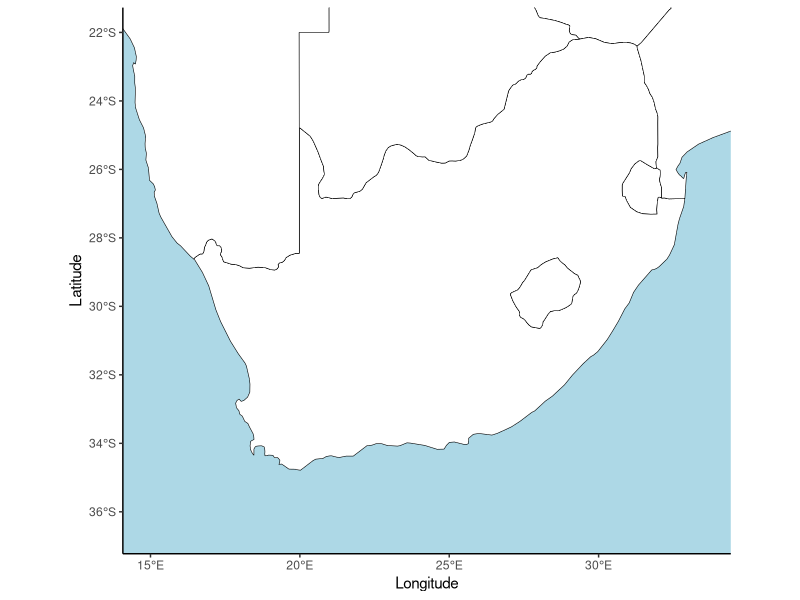
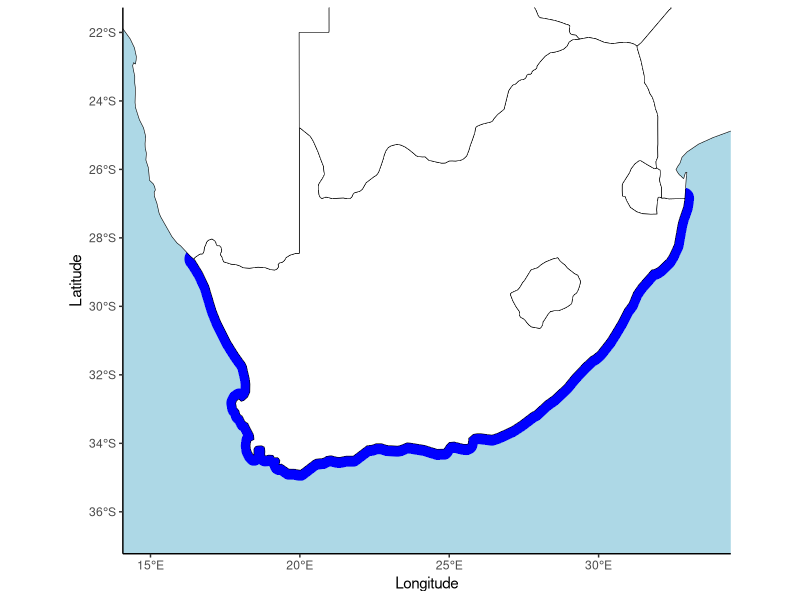
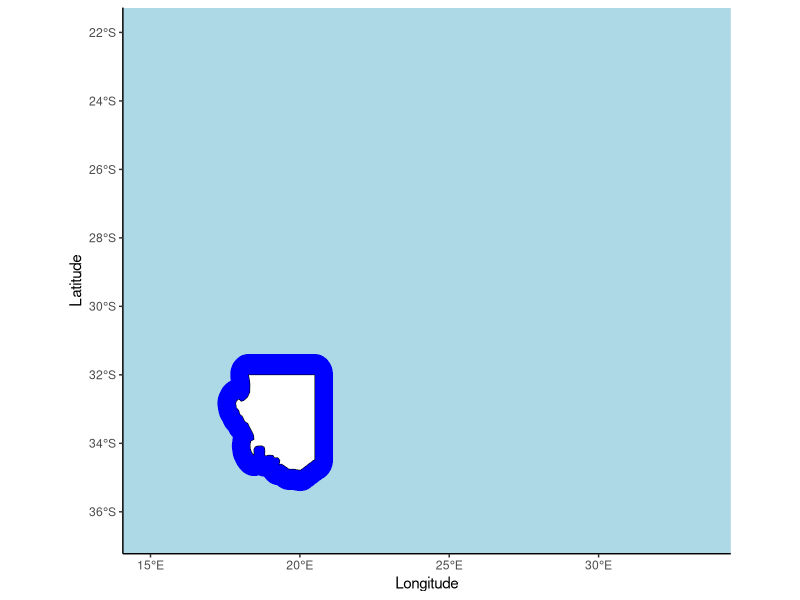
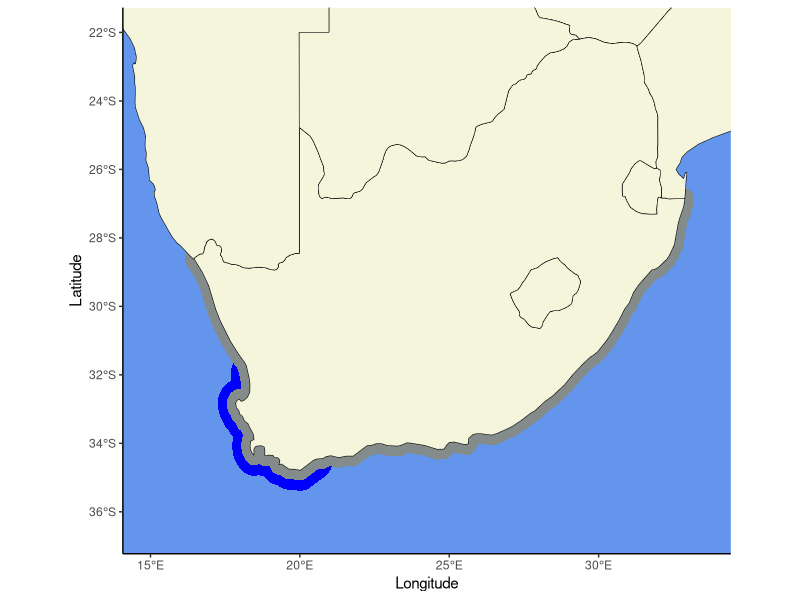

These figures' R source, in order:
## ---- chunk 1
#| warning: false

#install packages
# install.packages("rnaturalearth")
# install.packages("sf")
# install.packages("dplyr")
# install.packages("rnaturalearthdata")

# load in libs
library(rnaturalearth)
library(rnaturalearthdata)
library(tidyverse)
library(sf)
library(dplyr)
library(ggplot2)

# for the buffer to work as I expect, swith off
# the functions for spherical geometry:
sf_use_s2(FALSE)
## ---- chunk 2
# the full map extent:
xmin <- 15
xmax <- 33.5
xlim <- c(xmin, xmax)
## ---- chunk 3
ymin <- -36.5
ymax <- -22
ylim <- c(ymin, ymax)
## ---- chunk 4
bbox1 <- st_bbox(c(xmin = xmin, ymin = ymin,
  xmax = xmax, ymax = ymax))
## ---- chunk 5
# make a bounding box for cropping:
xmi <- 15
xma <- 20.5
xli <- c(xmi, xma)
## ---- chunk 6
ymi <- -37.5
yma <- -32
yli <- c(ymi, yma)
## ---- chunk 7
bbox2 <- st_bbox(c(xmin = xmi, ymin = ymi,
  xmax = xma, ymax = yma))
## ---- chunk 8
# might be useful for zooming into a smaller region (False Bay and 
# the Cape Peninsula):
xlim_zoom <- c(17.8, 19); ylim_zoom <- c(-34.5, -33.2)
## ---- chunk 9
safrica_countries <- ne_countries(returnclass = "sf",
                                  continent = "Africa",
                                  country = c("South Africa", "Mozambique",
                                              "Namibia", "Zimbabwe", "Botswana",
                                              "Lesotho", "Eswatini"),
                                  scale = "medium")
## ---- chunk 10

ggplot()+
  geom_sf(data = safrica_countries,
          colour = "black", fill = "white") +
  coord_sf(xlim = xlim,
           ylim = ylim) +
  theme_classic() +
  xlab("Longitude") +
  ylab("Latitude") +
  theme(panel.background = element_rect(fill= "lightblue"))
## ---- chunk 11
safrica <- ne_countries(returnclass = 'sf',
  continent = "Africa",
  country = c("South Africa"),
  scale = "medium")
## ---- chunk 12
safrica_countries_new <- safrica |> 
  group_by(continent) |> 
  summarise() |> 
  st_crop(bbox1) |>
  st_combine()
## ---- chunk 13
buffer <- safrica_countries_new %>%
  st_buffer(0.3)
## ---- chunk 14
ggplot()+
  geom_sf(data = buffer, colour = "blue", fill = "blue") +
  geom_sf(data = safrica_countries,
          colour = "black", fill = "white") +
  coord_sf(xlim = xlim,
           ylim = ylim) +
  theme_classic() +
  xlab("Longitude") +
  ylab("Latitude") +
  theme(panel.background = element_rect(fill= "lightblue"))
## ---- chunk 15
safrica <- ne_countries(returnclass = 'sf',
  continent = "Africa",
  country = c("South Africa"),
  scale = "medium")
## ---- chunk 16
safrica_countries_kf <- safrica |> 
  group_by(continent) |> 
  summarise() |> 
  st_crop(bbox2) |>
  st_combine()
## ---- chunk 17
buffer_kf <- safrica_countries_kf |> 
  st_buffer(0.6) 
## ---- chunk 18
ggplot()+
  geom_sf(data = buffer_kf, colour = "blue", fill = "blue") +
  geom_sf(data = safrica_countries_kf,
          colour = "black", fill = "white") +
  coord_sf(xlim = xlim,
           ylim = ylim) +
  theme_classic() +
  xlab("Longitude") +
  ylab("Latitude") +
  theme(panel.background = element_rect(fill= "lightblue"))
## ---- chunk 19
ggplot()+
  geom_sf(data = buffer_kf, fill = "blue", col = "transparent") +
  geom_sf(data = buffer, fill = "azure4", col = "transparent") +
  geom_sf(data = safrica_countries,
          colour = "black", fill = "beige") + 
  coord_sf(xlim = xlim, 
           ylim = ylim) +
  theme_classic() +
  xlab("Longitude") +
  ylab("Latitude") +
  theme(panel.background = element_rect(fill= "cornflowerblue"))
